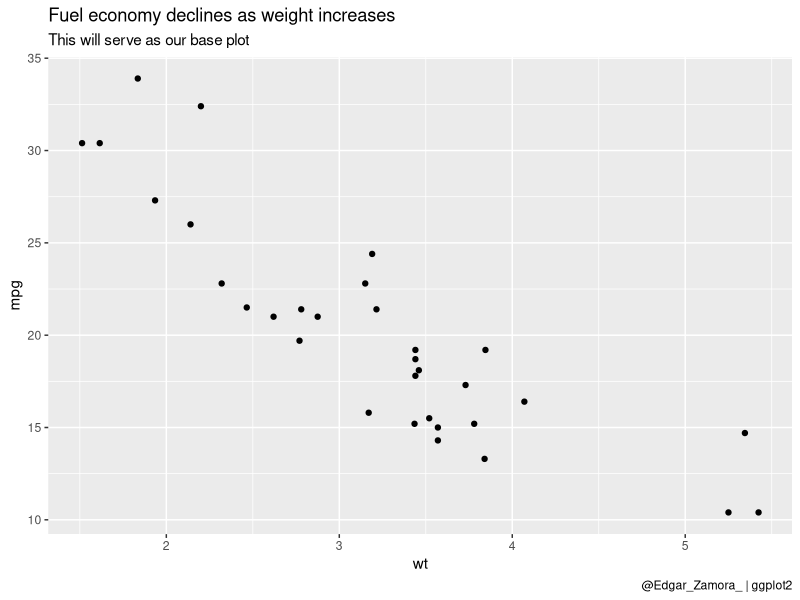
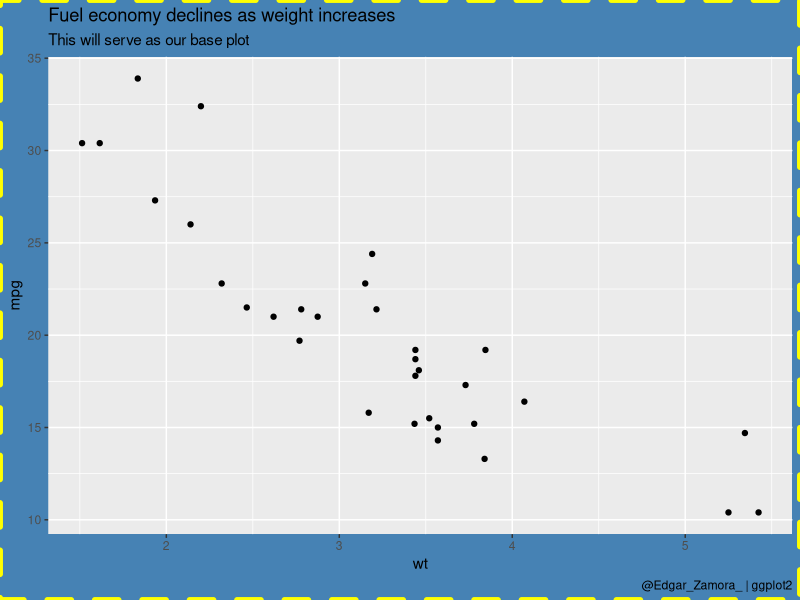
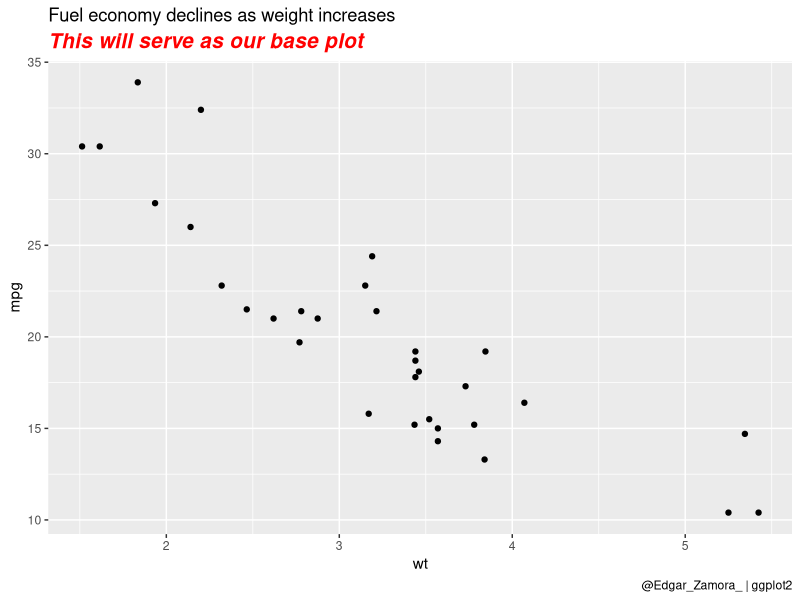
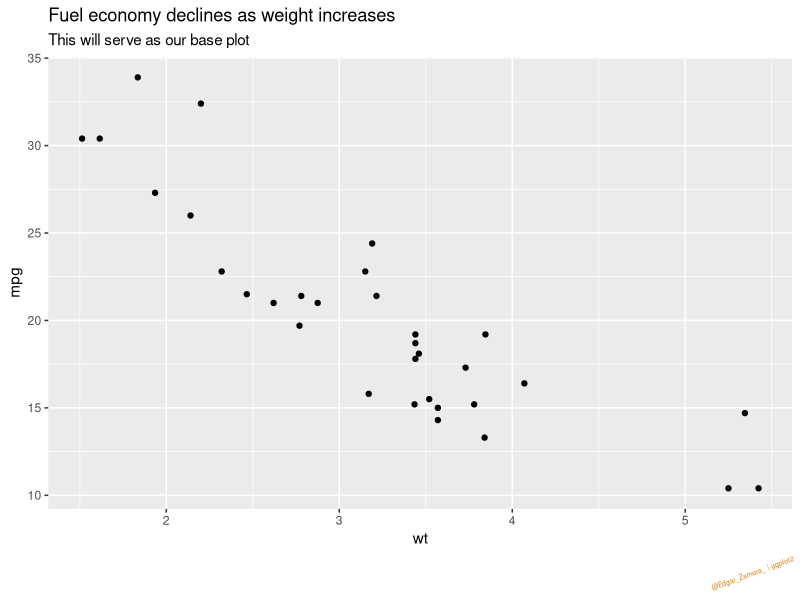
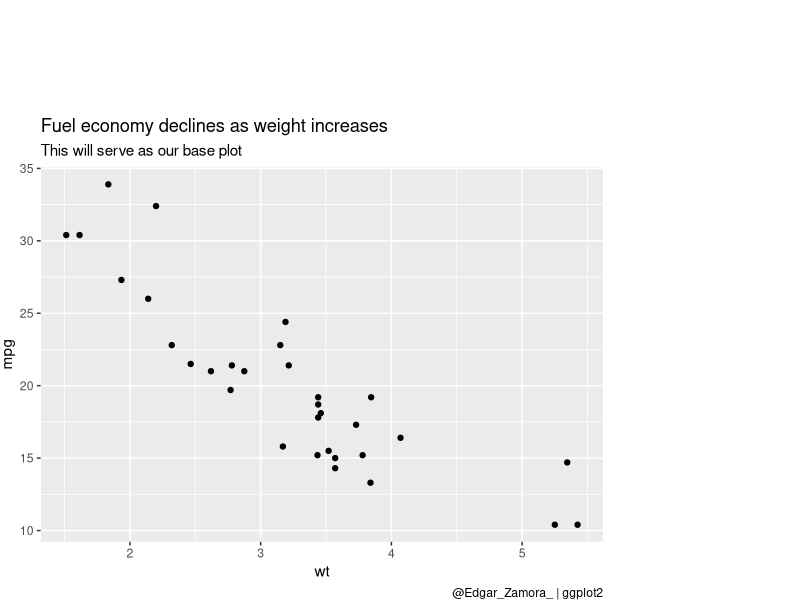
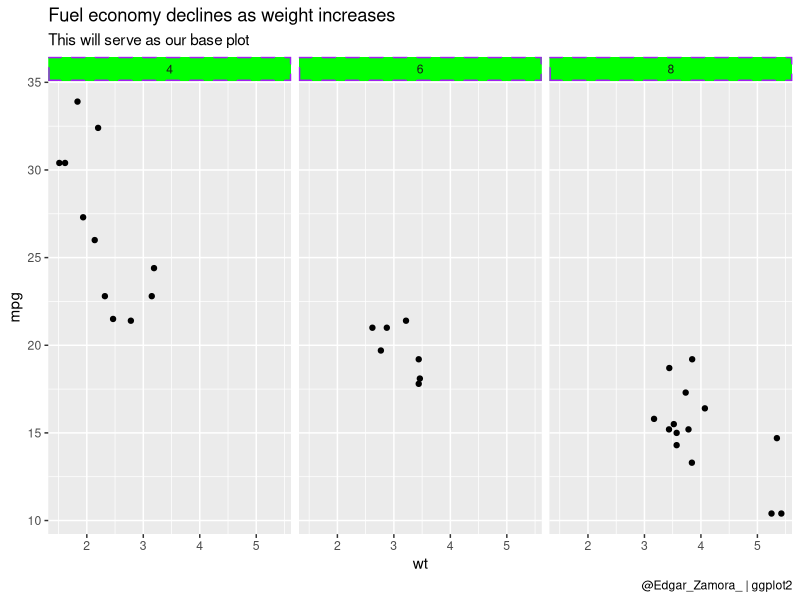
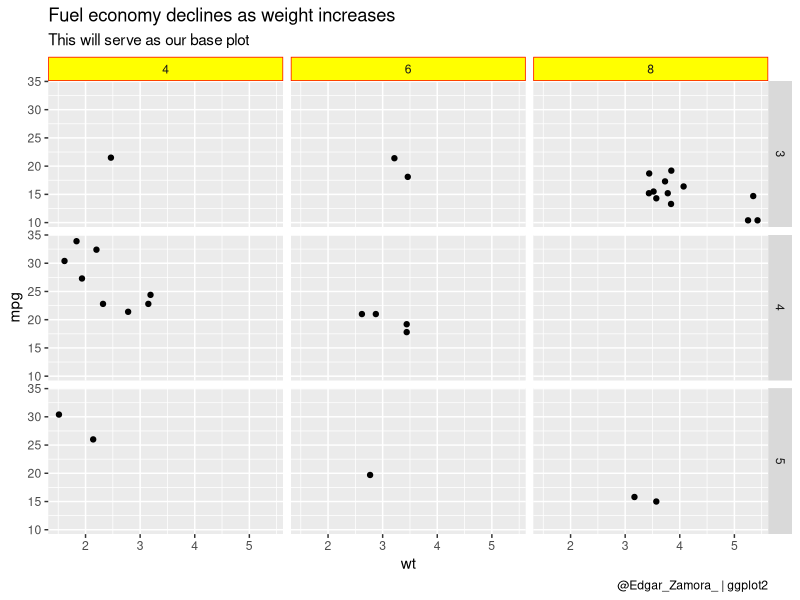
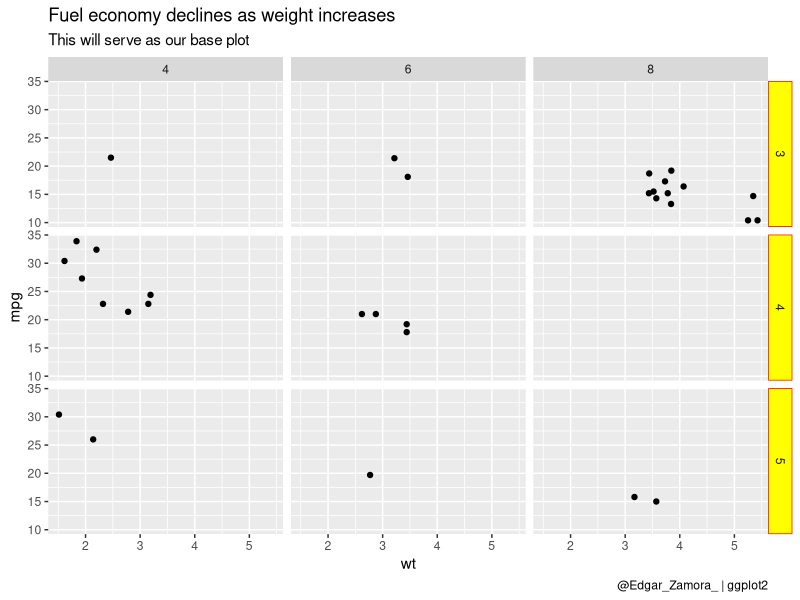

Recreate these plots in R, in order.
## ---- chunk 1
library(tidyverse)
library(patchwork)
library(cowplot)

knitr::opts_chunk$set(fig.align = 'center')
## ---- chunk 2
base_plot <- ggplot(mtcars, aes(wt, mpg)) +
  geom_point() +
  labs(title = "Fuel economy declines as weight increases",
       subtitle = "This will serve as our base plot",
       caption = "@Edgar_Zamora_ | ggplot2")

base_plot
## ---- chunk 3
base_plot +
  theme(plot.background = element_rect(fill = "steelblue", linetype = "dashed", colour = "yellow", size = 2))
## ---- chunk 4
#base_plot +
#  theme(plot.title = element_text(size = 25, face = "plain", colour = "purple", family = "Gill Sans MT"))
## ---- chunk 5

## ---- chunk 6
base_plot +
  theme(plot.subtitle = element_text(size = 15, face = "bold.italic", colour = "red"))
## ---- chunk 7
base_plot +
  theme(plot.caption = element_text(size = 5, angle = 20, colour = "#DB7D11"))
## ---- chunk 8

## ---- chunk 9

## ---- chunk 10

## ---- chunk 11
base_plot +
  theme(plot.margin = margin(t = 3, r = 5, b = 0, l = 0, unit = "cm")) 
## ---- chunk 12
base_plot +
  facet_grid(~cyl) +
  theme(strip.background = element_rect(colour = "purple", linetype = "dashed", size = 1, fill = "green"))
## ---- chunk 13
base_plot +
  facet_grid(gear~cyl) +
  theme(strip.background.x = element_rect(colour = "red", fill = "yellow"))
## ---- chunk 14
base_plot +
  facet_grid(gear~cyl) +
  theme(strip.background.y = element_rect(colour = "red", fill = "yellow"))
## ---- chunk 15
base_plot +
  facet_wrap(~cyl, strip.position = "left") +
  theme(strip.placement = "outside")
## ---- chunk 16
base_plot +
  facet_wrap(~cyl, strip.position = "left") +
  theme(strip.placement = "inside")
## ---- chunk 17
base_plot +
  facet_grid(~cyl) +
  theme(strip.text = element_text(angle = 45, colour = "red", size = 15, hjust = .5, vjust = .7, face = "italic"))
## ---- chunk 18
base_plot +
  facet_grid(gear~cyl) +
  theme(strip.text.x = element_text(angle = 45, colour = "red", size = 15, hjust = .5, vjust = .7, face = "italic"))
## ---- chunk 19
base_plot +
  facet_grid(gear~cyl) +
  theme(strip.text.y = element_text(angle = 45, colour = "red", size = 15, hjust = .5, vjust = .7, face = "italic"))
## ---- chunk 20

## ---- chunk 21

## ---- chunk 22

## ---- chunk 23

## ---- chunk 24

## ---- chunk 25

## ---- chunk 26

## ---- chunk 27
base_plot +
  theme(
    panel.grid = element_line(size = 1, colour = "red"))
## ---- chunk 28
base_plot +
  theme(
    panel.grid.major = element_line(size = 2, colour = "purple"))
## ---- chunk 29
base_plot +
  theme(
    panel.grid.minor = element_line(size = 2, colour = "green")
  )
## ---- chunk 30
base_plot +
  annotate("text", x = 2.2, y = 14, label = "pipe?") +
  theme(
    panel.grid.major = element_line(size = 2, colour = "purple"),
    panel.grid.minor = element_line(size = 2, colour = "green"))
## ---- chunk 31

## ---- chunk 32

## ---- chunk 33

## ---- chunk 34

## ---- chunk 35

